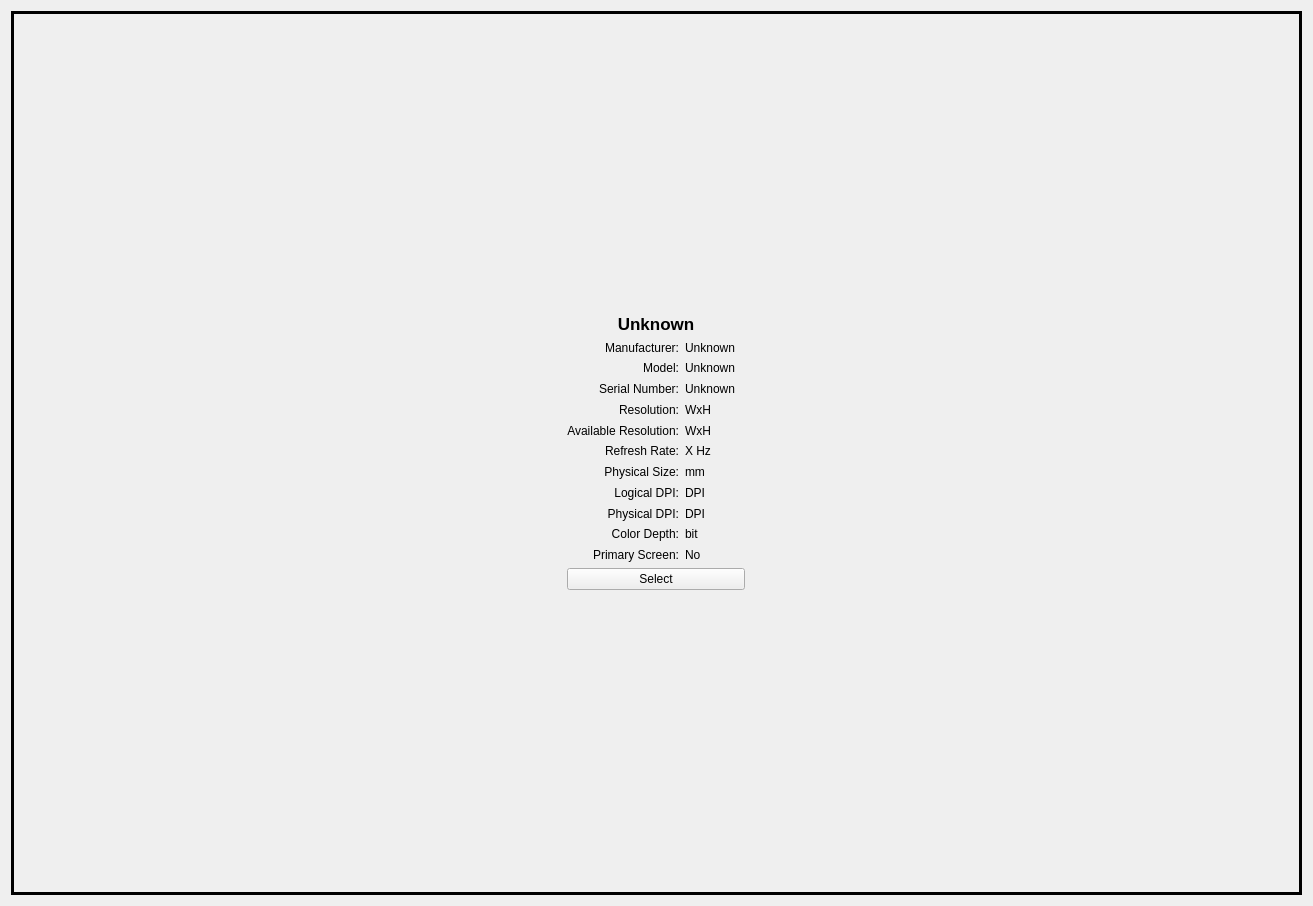
<?xml version="1.0" encoding="UTF-8"?>
<ui version="4.0">
 <class>ScreenSelector</class>
 <widget class="QWidget" name="ScreenSelector">
  <property name="geometry">
   <rect>
    <x>0</x>
    <y>0</y>
    <width>1313</width>
    <height>906</height>
   </rect>
  </property>
  <property name="windowTitle">
   <string>Screen Information</string>
  </property>
  <layout class="QVBoxLayout" name="verticalLayout">
   <item>
    <widget class="QFrame" name="frame">
     <property name="frameShape">
      <enum>QFrame::Shape::Box</enum>
     </property>
     <property name="frameShadow">
      <enum>QFrame::Shadow::Plain</enum>
     </property>
     <property name="lineWidth">
      <number>3</number>
     </property>
     <layout class="QGridLayout" name="gridLayout_2">
      <item row="0" column="1">
       <spacer name="verticalSpacer_2">
        <property name="orientation">
         <enum>Qt::Orientation::Vertical</enum>
        </property>
        <property name="sizeHint" stdset="0">
         <size>
          <width>178</width>
          <height>295</height>
         </size>
        </property>
       </spacer>
      </item>
      <item row="1" column="0">
       <spacer name="horizontalSpacer">
        <property name="orientation">
         <enum>Qt::Orientation::Horizontal</enum>
        </property>
        <property name="sizeHint" stdset="0">
         <size>
          <width>548</width>
          <height>276</height>
         </size>
        </property>
       </spacer>
      </item>
      <item row="1" column="1">
       <layout class="QGridLayout" name="gridLayout">
        <item row="7" column="1">
         <widget class="QLabel" name="labelPhysicalSize">
          <property name="text">
           <string>mm</string>
          </property>
         </widget>
        </item>
        <item row="4" column="1">
         <widget class="QLabel" name="labelResolution">
          <property name="text">
           <string>WxH</string>
          </property>
         </widget>
        </item>
        <item row="1" column="0">
         <widget class="QLabel" name="labelManufacturerHeader">
          <property name="text">
           <string>Manufacturer:</string>
          </property>
          <property name="alignment">
           <set>Qt::AlignmentFlag::AlignRight|Qt::AlignmentFlag::AlignTrailing|Qt::AlignmentFlag::AlignVCenter</set>
          </property>
         </widget>
        </item>
        <item row="6" column="0">
         <widget class="QLabel" name="labelRefreshRateHeader">
          <property name="text">
           <string>Refresh Rate:</string>
          </property>
          <property name="alignment">
           <set>Qt::AlignmentFlag::AlignRight|Qt::AlignmentFlag::AlignTrailing|Qt::AlignmentFlag::AlignVCenter</set>
          </property>
         </widget>
        </item>
        <item row="5" column="1">
         <widget class="QLabel" name="labelAvailableResolution">
          <property name="text">
           <string>WxH</string>
          </property>
         </widget>
        </item>
        <item row="9" column="0">
         <widget class="QLabel" name="labelPhysicalDPIHeader">
          <property name="text">
           <string>Physical DPI:</string>
          </property>
          <property name="alignment">
           <set>Qt::AlignmentFlag::AlignRight|Qt::AlignmentFlag::AlignTrailing|Qt::AlignmentFlag::AlignVCenter</set>
          </property>
         </widget>
        </item>
        <item row="5" column="0">
         <widget class="QLabel" name="labelAvailableResolutionHeader">
          <property name="text">
           <string>Available Resolution:</string>
          </property>
          <property name="alignment">
           <set>Qt::AlignmentFlag::AlignRight|Qt::AlignmentFlag::AlignTrailing|Qt::AlignmentFlag::AlignVCenter</set>
          </property>
         </widget>
        </item>
        <item row="8" column="0">
         <widget class="QLabel" name="labelLogicalDPIHeader">
          <property name="text">
           <string>Logical DPI:</string>
          </property>
          <property name="alignment">
           <set>Qt::AlignmentFlag::AlignRight|Qt::AlignmentFlag::AlignTrailing|Qt::AlignmentFlag::AlignVCenter</set>
          </property>
         </widget>
        </item>
        <item row="8" column="1">
         <widget class="QLabel" name="labelLogicalDPI">
          <property name="text">
           <string>DPI</string>
          </property>
         </widget>
        </item>
        <item row="2" column="1">
         <widget class="QLabel" name="labelModel">
          <property name="text">
           <string>Unknown</string>
          </property>
         </widget>
        </item>
        <item row="11" column="0">
         <widget class="QLabel" name="labelPrimaryHeader">
          <property name="text">
           <string>Primary Screen:</string>
          </property>
          <property name="alignment">
           <set>Qt::AlignmentFlag::AlignRight|Qt::AlignmentFlag::AlignTrailing|Qt::AlignmentFlag::AlignVCenter</set>
          </property>
         </widget>
        </item>
        <item row="0" column="0" colspan="2">
         <widget class="QLabel" name="labelScreenName">
          <property name="font">
           <font>
            <pointsize>13</pointsize>
            <bold>true</bold>
           </font>
          </property>
          <property name="text">
           <string>Unknown</string>
          </property>
          <property name="alignment">
           <set>Qt::AlignmentFlag::AlignCenter</set>
          </property>
         </widget>
        </item>
        <item row="3" column="0">
         <widget class="QLabel" name="labelSerialNumberHeader">
          <property name="text">
           <string>Serial Number:</string>
          </property>
          <property name="alignment">
           <set>Qt::AlignmentFlag::AlignRight|Qt::AlignmentFlag::AlignTrailing|Qt::AlignmentFlag::AlignVCenter</set>
          </property>
         </widget>
        </item>
        <item row="10" column="1">
         <widget class="QLabel" name="labelColorDepth">
          <property name="text">
           <string>bit</string>
          </property>
         </widget>
        </item>
        <item row="11" column="1">
         <widget class="QLabel" name="labelPrimary">
          <property name="text">
           <string>No</string>
          </property>
         </widget>
        </item>
        <item row="2" column="0">
         <widget class="QLabel" name="labelModelHeader">
          <property name="text">
           <string>Model:</string>
          </property>
          <property name="alignment">
           <set>Qt::AlignmentFlag::AlignRight|Qt::AlignmentFlag::AlignTrailing|Qt::AlignmentFlag::AlignVCenter</set>
          </property>
         </widget>
        </item>
        <item row="10" column="0">
         <widget class="QLabel" name="labelColorDepthHeader">
          <property name="text">
           <string>Color Depth:</string>
          </property>
          <property name="alignment">
           <set>Qt::AlignmentFlag::AlignRight|Qt::AlignmentFlag::AlignTrailing|Qt::AlignmentFlag::AlignVCenter</set>
          </property>
         </widget>
        </item>
        <item row="6" column="1">
         <widget class="QLabel" name="labelRefreshRate">
          <property name="text">
           <string>X Hz</string>
          </property>
         </widget>
        </item>
        <item row="9" column="1">
         <widget class="QLabel" name="labelPhysicalDPI">
          <property name="text">
           <string>DPI</string>
          </property>
         </widget>
        </item>
        <item row="7" column="0">
         <widget class="QLabel" name="labelPhysicalSizeHeader">
          <property name="text">
           <string>Physical Size:</string>
          </property>
          <property name="alignment">
           <set>Qt::AlignmentFlag::AlignRight|Qt::AlignmentFlag::AlignTrailing|Qt::AlignmentFlag::AlignVCenter</set>
          </property>
         </widget>
        </item>
        <item row="4" column="0">
         <widget class="QLabel" name="labelResolutionHeader">
          <property name="text">
           <string>Resolution:</string>
          </property>
          <property name="alignment">
           <set>Qt::AlignmentFlag::AlignRight|Qt::AlignmentFlag::AlignTrailing|Qt::AlignmentFlag::AlignVCenter</set>
          </property>
         </widget>
        </item>
        <item row="1" column="1">
         <widget class="QLabel" name="labelManufacturer">
          <property name="text">
           <string>Unknown</string>
          </property>
         </widget>
        </item>
        <item row="3" column="1">
         <widget class="QLabel" name="labelSerialNumber">
          <property name="text">
           <string>Unknown</string>
          </property>
         </widget>
        </item>
        <item row="12" column="0" colspan="2">
         <widget class="QPushButton" name="pushButtonSelect">
          <property name="text">
           <string>Select</string>
          </property>
         </widget>
        </item>
       </layout>
      </item>
      <item row="1" column="2">
       <spacer name="horizontalSpacer_2">
        <property name="orientation">
         <enum>Qt::Orientation::Horizontal</enum>
        </property>
        <property name="sizeHint" stdset="0">
         <size>
          <width>548</width>
          <height>276</height>
         </size>
        </property>
       </spacer>
      </item>
      <item row="2" column="1">
       <spacer name="verticalSpacer">
        <property name="orientation">
         <enum>Qt::Orientation::Vertical</enum>
        </property>
        <property name="sizeHint" stdset="0">
         <size>
          <width>178</width>
          <height>296</height>
         </size>
        </property>
       </spacer>
      </item>
     </layout>
    </widget>
   </item>
  </layout>
 </widget>
 <resources/>
 <connections>
  <connection>
   <sender>pushButtonSelect</sender>
   <signal>clicked()</signal>
   <receiver>ScreenSelector</receiver>
   <slot>selectScreen()</slot>
   <hints>
    <hint type="sourcelabel">
     <x>656</x>
     <y>593</y>
    </hint>
    <hint type="destinationlabel">
     <x>656</x>
     <y>452</y>
    </hint>
   </hints>
  </connection>
 </connections>
 <slots>
  <slot>selectScreen()</slot>
 </slots>
</ui>
